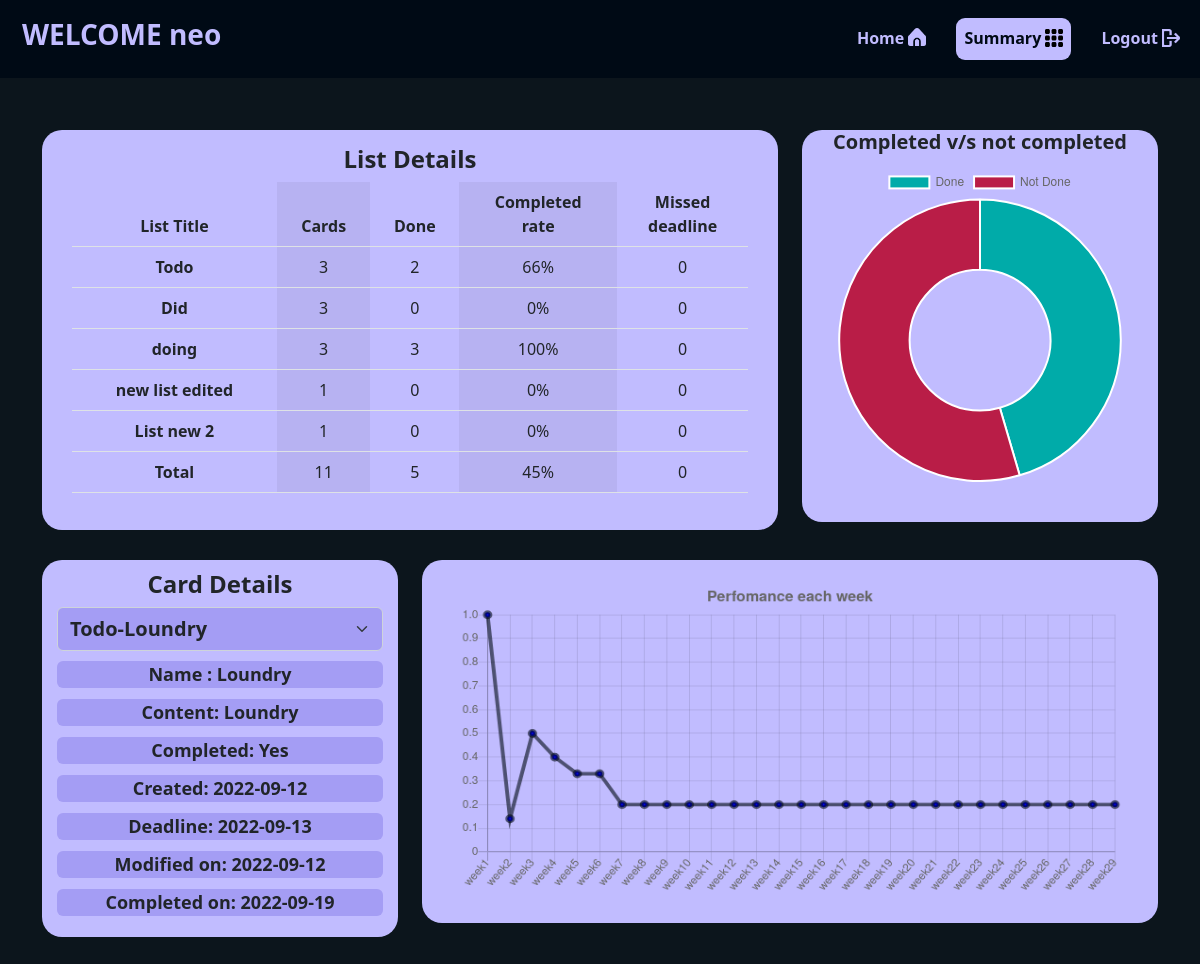
The app's page /summary/1 with its own data.
### application/models.py (models this page shows)
class User(db.Model):
    __tablename__ = 'User'
    Uid = db.Column(db.Integer, autoincrement=True, primary_key=True,nullable=False, unique=True)
    Username = db.Column(db.String,unique=True)
    Password = db.Column(db.String, unique=True )
    Card = db.relationship("Card")
    List = db.relationship("List")

class List(db.Model):
    __tablename__ = 'List'
    Lid = db.Column(db.Integer, autoincrement=True, primary_key=True,nullable=False, unique=True)
    Lname = db.Column(db.String)
    Discription = db.Column(db.String)
    Uid = db.Column(db.Integer,db.ForeignKey("User.Uid"), nullable=False)

class Card(db.Model):
    __tablename__ = 'Card'
    Cid = db.Column(db.Integer, autoincrement=True, primary_key=True,nullable=False, unique=True)
    Title = db.Column(db.String)
    Content = db.Column(db.String)
    Deadline = db.Column(db.String)
    Created = db.Column(db.String)
    Mark_as_complete = db.Column(db.Integer)
    Uid = db.Column(db.Integer,db.ForeignKey("User.Uid"), nullable=False)
    Lid = db.Column(db.Integer,db.ForeignKey("List.Lid"), nullable=False)
    Last_modified = db.Column(db.String)
    Completed = db.Column(db.String)

### application/controllers.py (the view)
@app.route("/summary/<uid>")
def summary(uid):
	name=db.session.query(User).filter(User.Uid == uid).first().Username
	lists=db.session.query(List).filter(List.Uid == uid).all()
	cards= db.session.query(Card).filter(Card.Uid == uid).all()
	table1,table2,table3=[],[],[]
	c,d,p=0,0,0
	for i in lists:
		li=[i.Lname,len([0 for j in cards if j.Lid==i.Lid]),len([0 for j in cards if j.Lid==i.Lid and j.Mark_as_complete=='Yes'])]
		if li[1]==0:n=0
		else:n=int(li[2]/li[1]*100)
		c,d,=c+li[1],d+li[2]
		li.append(n)
		li.append(len([0 for j in cards if j.Lid==i.Lid and deadline(j.Deadline)<0]))
		p+=li[-1]
		table1.append(li)
		li2=li.copy()
		li2.append(len([0 for j in cards if j.Lid==i.Lid and deadline(j.Deadline)<0]))
		table2.append(li2)
		for j in cards:
			if i.Lid==j.Lid:
				merged_name=i.Lname+'-'+j.Title
				merged_name=merged_name.replace(' ','_')
				ci=[merged_name,j.Title,j.Content,j.Mark_as_complete,j.Created,j.Deadline,j.Last_modified,j.Completed]
				table3.append(ci)
	if c!=0:li=['Total',c,d,int((d/c)*100),p]
	else:li=['Total',c,d,0,p]
	table1.append(li)
	print(len(cards))
	table4=chart(cards)
	return render_template("summary.html",name=name,uid=uid,lists=lists,cards=cards,table1=table1,table2=table2,table3=table3,table4=table4)

### application/functions.py (called while the page is built)
def datenum(d1):
	if d1==None:
		return None
	d1 = [int(i) for i in d1.split('-')]
	s = (d1[0] - 2020) * 365
	months = [31, 30, 31, 30, 31, 30, 31, 31, 30, 31, 30, 31]
	for i in range(d1[1] - 1):
		s = s + months[i]
	s = s + d1[2]
	return s

def deadline(s):
	time=datetime.today().strftime('%Y-%m-%d')
	d1=datenum(s)
	d2=datenum(time)
	return abs(d1-d2)

### templates/summary.html (shortened to what this page needs)
<!DOCTYPE html>
<html>
	<head>
		    <link href="https://cdn.jsdelivr.net/npm/bootstrap@5.2.0/dist/css/bootstrap.min.css" rel="stylesheet">
	</head>
	<body>
	<nav class="navbar fixed-top">
	  <div class="container-fluid">
		<div class="navbar-header">
		  <h3 style="color:#c1bcff; padding:10px;"><b>WELCOME {{name}}</b></h3>
		</div>
		<ul class="navbar-nav">
		  <li class="nav-item"><a class="nav-link" href="/board/{{uid}}">
		  		Home
		        <img src={{url_for('static', filename='home.png')}} style="padding-bottom:6px;"alt="" width="18" height="">
		  		</a></li>
		  <li class="nav-item active"><a class="nav-link" style="color:#000a15;" href="#">
		  	Summary
		  	<img src={{url_for('static', filename='grid2.svg')}} style="padding-bottom:4px;"alt="" width="18" height=""">
		  	</a></li>
		  <li class="nav-item"><a class="nav-link" href="/logout" onclick="return confirm('Are you sure?')">
		  	Logout
		  	<img src={{url_for('static', filename='logout.png')}} style="padding-bottom:4px;"alt="" width="18" height="">
		  	</a></li>
		</ul>
	  </div>
	</nav>
	<div class="container-flex text-center">
		  <div class="row">
			<div class="col-8 ">
			<div class="cell">
				<div id="listdetails" class="box1">
				<table class="table table-striped-columns">
					<div><h4><b>List Details</b></h4></div>
		  	<thead>
			<tr>
			  <th scope="col">List Title</th>
			  <th scope="col">Cards</th>
			  <th scope="col">Done</th>
			  <th scope="col">Completed<br> rate</th>
			  <th scope="col">Missed<br> deadline</th>
			</tr>
		  </thead>
		  <tbody class="boxn">
		  {% for i in table1 %}
			<tr>
			  <th>{{i[0]}}</th>
			  <td>{{i[1]}}</td>
			  <td>{{i[2]}}</td>
			  <td>{{i[3]}}%</td>
			  <td>{{i[4]}}</td>
			</tr>
		 {% endfor %}
		  </tbody>
		</table>
			</div>
			</div>
			</div>
			<div class="col-4">
			<div id='graph' class="cell">
				<h5 ><b>Completed v/s not completed</b></h5>
				<canvas id="Chart1" style="width:100%; max-width:600px; height:350px; margin:-30px 40px 30px 0px; align:center;"></canvas>
			</div>
			</div>
		  </div>
		  <div class="row">
			<div class="col-4">
			<div class="cell" style="padding-top:10px;">
				<div><h4><b>Card Details</b></h4></div>
				<select id="select" class="form-select" style="background-color:#a49df4; margin-bottom:10px; font-size:20px; font-weight: bold;" aria-label="Default select example">
				{% for i in table3 %}
				<option value="{{i[0]}}">{{i[0]}}</option>
				{% endfor %}
				</select>
					{% for i in table3 %}
					<div class="box {{i[0]}}">
						<p>Name : {{i[1]}}</p>
						<p>Content: {{i[2]}}</p>
						<p>Completed: {{i[3]}}</p>
						<p>Created: {{i[4]}}</p>
						<p>Deadline: {{i[5]}}</p>
						<p>Modified on: {{i[6]}}</p>
						<p>Completed on: {{i[7]}}</p>
					</div>
					{% endfor %}
		</div>
		</div>
			<div class="col-8">
			<div class="cell">
				<canvas style="padding:20px; color:black;" id="Chart2" style="width:100%;max-width:900px"></canvas>
			</div>
			</div>
		</div>
	</div>
	<script>
		var x = ["Done", "Not Done"];
		var y = [{{table1[-1][2]}}, {{table1[-1][1]-table1[-1][2]}}];
		var barColors = [
		  "#00aba9",
		  "#b91d47"
		];
		new Chart("Chart1", {
		  type: "doughnut",
		  data: {
			labels: x,
			datasets: [{
			  backgroundColor: barColors,
			  data: y
			}]
		  },
		  options: {
			title: {
			  display: true
			}
		  }
		});
	</script>
	<script>
		var x = [
		{% for i in table4[0] %}
		'{{i}}',
		{% endfor %}
		];
		var y = {{ table4[1] }};
		new Chart("Chart2", {
		  type: "line",
		  data: {
			labels: x ,
			datasets: [{
			  fill: false,
			  borderWidth: 4,
			  lineTension: 0,
			  backgroundColor: "rgba(0,0,255,1.0)",
			  borderColor: "rgba(0, 10, 21,0.6)",
			  hoverBorderColor: "rgba(0, 10, 100,0.3)",
			  data: y
			}]
		  },
		  options: {
			legend: {display: false},
			title: {
			  display: true,
			  text: "Perfomance each week",
			  color:'rgba(0, 10, 21,0.6)',
			  fontSize: 16
			},
			scales: {
			  yAxes: [{ticks: {min: 0, max:1}}],
			}
		  }
		});
		</script>
	</body>
</html>

### templates/summary.html (style rules this page uses)
body { margin: 0; background-color:#0c151c; padding-top:100px; text-align:center; }
.navbar { background-color:#000a15; }
.nav-link { color:#c1bcff; }
.navbar-nav { display:flex; flex-direction:row; }
.nav-item { border-radius: 9px; padding: 0px 8px 0px 8px; margin-left:22px; font-weight: bold; }
.active { background-color: #c1bcff; }
.cell { background-color:#c1bcff; border-radius:20px; height:auto; padding:0px 15px 10px 15px; }
.row { padding:0px; margin:30px; }
.box1 { overflow-y: auto; max-height:390px; padding:15px; }
p { margin-bottom:11px; background-color:#a49df4; border-radius:6px; font-size:18px; font-weight: bold; }

### records on screen
User: Username "neo"
List: Lname "Todo", i "3", i "2", i "66", i "0"
List: Lname "Did", i "3", i "0"
List: Lname "doing", i "3", i "100", i "0"
List: Lname "new list edited", Uid "1", i "0"
List: Lname "List new 2", Uid "1", i "0"
Card: Title "Loundry", Content "Loundry", Mark_as_complete "Yes", Created "2022-09-12", Deadline "2022-09-13", Last_modified "2022-09-12", Completed "2022-09-19"

### other values on screen
{{ i[0] }} "Total"
{{ i[1] }} "11"
{{ i[2] }} "5"
{{ i[3] }} "45"
{{ i[4] }} "0"
form field value "Todo-Loundry"
chart data {{ table1[-1][2] }} 5
chart data {{ table1[-1][1]-table1[-1][2] }} 6
chart data {{ table4[1] }} [1.0, 0.14, 0.5, 0.4, 0.33, 0.33, 0.2, 0.2, 0.2, 0.2, 0.2, 0.2, 0.2, 0.2, 0.2, 0.2, 0.2, 0.2, 0.2, 0.2, 0.2, 0.2, 0.2, 0.2, 0.2, 0.2, 0.2, 0.2, 0.2]
